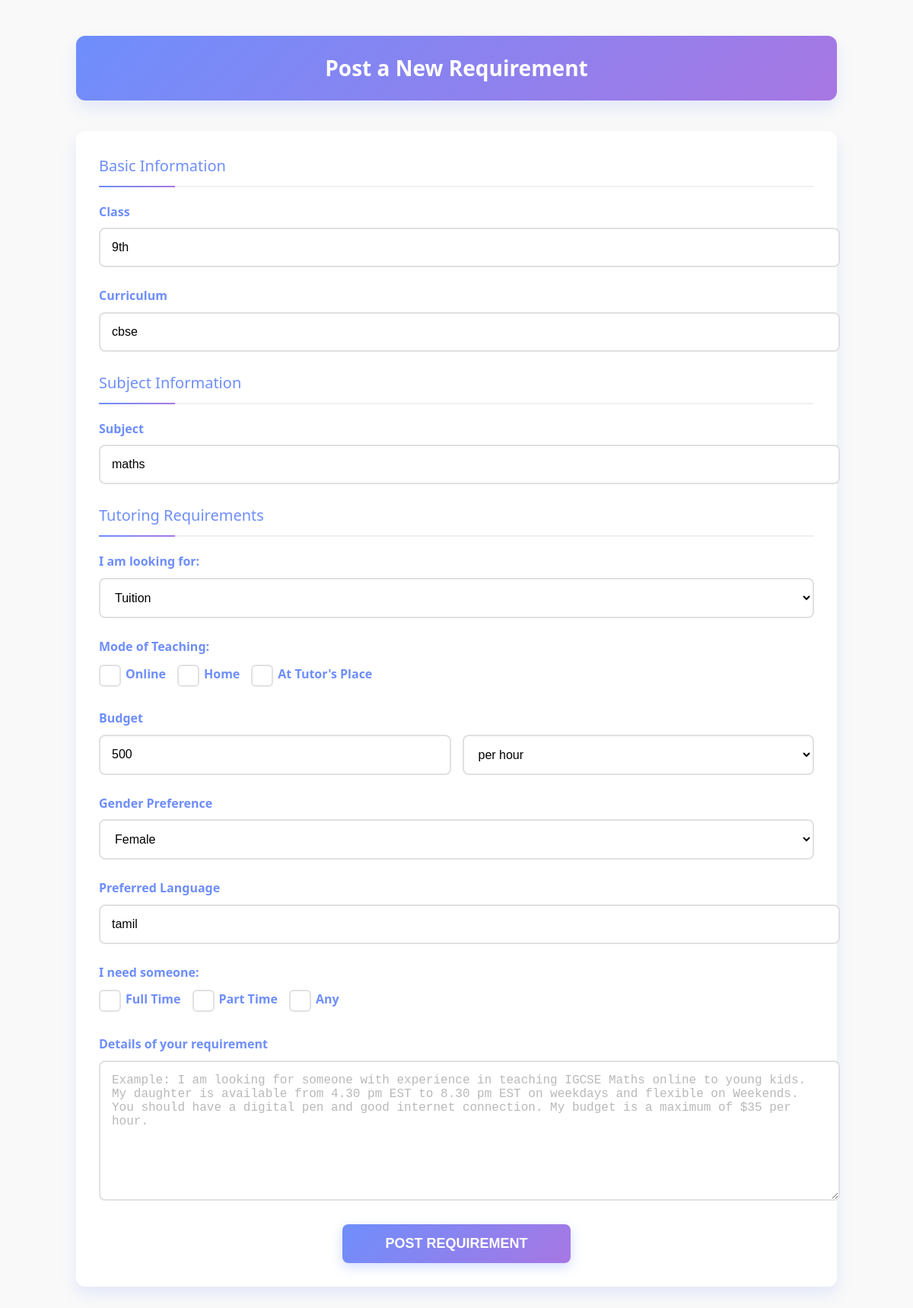
Page /student_update/ipcsbde@gmail.com/96 on the committed database.
### kovai_app/models.py (models this page shows)
class Requestpost(models.Model):
    email = models.EmailField(null=True, blank=True)
    classes = models.CharField(max_length=225, null=True, blank=True)
    curriculum= models.CharField(max_length=20,  null=True, blank=True)
    dyr = models.TextField(verbose_name="Details of your requirement",null=True, blank=True)
    dates = models.DateTimeField(default=timezone.now)
    subject = models.CharField(max_length=255,null=False, blank=False)
    two_subject = models.CharField(max_length=255, null=True, blank=True)
    three_subject = models.CharField(max_length=255, null=True, blank=True)
    four_subject = models.CharField(max_length=255, null=True, blank=True)
    five_subject = models.CharField(max_length=255, null=True, blank=True)
    i_want = models.CharField(max_length=50, choices=[
        ("tutoring", "Tutoring"),
        ("assignment_help", "Assignment Help")
    ],null=False, blank=False)
    imagess = models.ImageField(upload_to='images/',null=True,blank=True)
    meeting_option = models.CharField(max_length=255, null=True,blank=True)
    budget = models.CharField(max_length=255)
    budget_need = models.CharField(max_length=50, choices=[
        ("per_hour", "per hour"),
        ("per_day", "per day"),
        ("per_week", "per week"),
        ("per_month", "per month")
    ])
    language = models.CharField(max_length=255,null=True, blank=True)
    need = models.CharField(max_length=10, choices=[
        ("part_time", "Part time"),
        ("full_time", "Full time")
    ] ,null=False, blank=False)
    gender = models.CharField(max_length=10, choices=[
        ("male", "Male"),
        ("female", "Female"),
        ("both", "Both")
    ],null=True,blank=True)
    location = models.CharField(max_length=255,null=True,blank=True)
    profile_photo = models.ImageField(upload_to=upload_to_stu,null=True)
    filename=models.CharField(max_length=200,  null=True, blank=True)
    coin=models.IntegerField(null=True, blank=True)
    count=models.IntegerField(null=True, blank=True)

### kovai_app/views.py (the view, shortened to what this page needs)
# urls.py: path('student_update/<email>/<int:id>',views.student_update, name='student_update'),
def student_update(request,email,id):
    post = Requestpost.objects.get(id=id)
    student = TutorRequest.objects.filter(email=email).first()
    return render(request,"stu_edit.html",{"all":post,"post":student})

### kovai_app/templates/stu_edit.html (shortened to what this page needs)
    {% load static %}
<!DOCTYPE html>
<html lang="en">
<head>
    {% load static %}
    <link rel="stylesheet" href="https://cdnjs.cloudflare.com/ajax/libs/font-awesome/6.4.0/css/all.min.css">
</head>
<body>
    <div class="container">
        <div class="header_addpost">
            <h1>Post a New Requirement</h1>
        </div>
        <form action="/student_update/{{post.email}}/{{all.id}}" method="POST" id="requirementForm" onsubmit="return validation()" enctype="multipart/form-data" class="form-container_addpost">
            <div class="form-section-title">Basic Information</div>
            <div class="form-group_addpost">
                <label for="classes">Class</label>
                <input type="text" class="form-control_addpost"   value="{{all.classes}}" name="classes" id="classes" required>
            </div>
            <div class="form-group_addpost">
                <label for="curriculum">Curriculum</label>
                <input type="text" class="form-control_addpost"  name="curriculum"  value="{{all.curriculum}}" id="curriculum" placeholder="State board, CBSE, ICSE, IGCSE, IB...">
            </div>
            <div class="form-section-title">Subject Information</div>
            <div class="form-group_addpost">
                <label for="subject">Subject</label>
                <input type="text" class="form-control_addpost" id="subject" name="subject" placeholder="e.g., Maths, Python" value="{{all.subject}}" required>
            </div>
            <div class="form-section-title">Tutoring Requirements</div>
            <div class="form-group_addpost">
                <label for="i_want">I am looking for:</label>
                <select class="form-control_addpost" id="i_want" name="i_want">
                    <option value="Tutoring">Tuition</option>
                </select>
            </div>
            <div class="form-group_addpost">
                <label>Mode of Teaching:</label>
                <div class="checkbox-group_addpost">
                    <label class="checkbox-label_addpost">
                        <span class="checkmark_addpost"></span>
                        Online
                    </label>
                    <label class="checkbox-label_addpost">
                        <span class="checkmark_addpost"></span>
                        Home
                    </label>
                    <label class="checkbox-label_addpost">
                        <span class="checkmark_addpost"></span>
                        At Tutor's Place
                    </label>
                </div>
            </div>
            <div class="form-group_addpost">
                <label for="budget">Budget</label>
                <div class="budget-container_addpost">
                    <input type="text" class="form-control_addpost" id="budget" name="budget"    value="{{ all.budget }}" placeholder="INR" required>
                    <select class="form-control_addpost" name="budget_need">
                        <option value="per hour" {% if all.budget_need == "per hour" %}selected{% endif %}>per hour</option>
                    </select>
                </div>
            </div>
            <div class="form-group_addpost">
                <label for="gender">Gender Preference</label>
                <select class="form-control_addpost" id="gender" name="gender">
                    <option value="female" {% if all.gender == "female" %}selected{% endif %}>Female</option>
                </select>
            </div>
            <div class="form-group_addpost">
                <label for="language">Preferred Language</label>
                <input type="text" value="{{ all.language }}"  class="form-control_addpost" id="language" name="language" placeholder="I can communicate with the tutor in (languages)" required>
            </div>
            <div class="form-group_addpost">
                <label for="need">I need someone:</label>
                <div class="checkbox-group_addpost">
                    <label class="checkbox-label_addpost">
                        <span class="checkmark_addpost"></span>
                        Full Time
                    </label>
                    <label class="checkbox-label_addpost">
                        <span class="checkmark_addpost"></span>
                        Part Time
                    </label>
                    <label class="checkbox-label_addpost">
                        <span class="checkmark_addpost"></span>
                        Any
                    </label>
                </div>
            </div>
            <div class="form-group_addpost">
                <label for="dyr">Details of your requirement</label>
                <textarea class="form-control_addpost" id="dyr" name="dyr" value="{{all.dyr}}" placeholder="Example: I am looking for someone with experience in teaching IGCSE Maths online to young kids. My daughter is available from 4.30 pm EST to 8.30 pm EST on weekdays and flexible on Weekends. You should have a digital pen and good internet connection. My budget is a maximum of $35 per hour." required></textarea>
            </div>
            <button type="submit" class="submit-btn_addpost">
                POST REQUIREMENT
            </button>
        </form>
    </div>
</body>
</html>

### kovai_app/templates/stu_edit.html (style rules this page uses)
:root { --primary-gradient: linear-gradient(135deg, #6e8efb, #a777e3); --text-color: #4a4a4a; --border-radius: 12px; --box-shadow: 0 10px 20px rgba(110, 142, 251, 0.15); --transition: all 0.3s ease; --input-bg: rgba(255, 255, 255, 0.9); }
body { background-color: #f9f9f9; color: var(--text-color); line-height: 1.6; font-family: 'Segoe UI', Tahoma, Geneva, Verdana, sans-serif; }
.container { max-width: 1000px; margin: 0 auto; padding: 20px; }
.header_addpost { text-align: center; margin-bottom: 40px; opacity: 0; }
.header_addpost h1 { background: var(--primary-gradient); color: white; padding: 20px; border-radius: var(--border-radius); box-shadow: var(--box-shadow); font-size: 28px; margin-bottom: 15px; position: relative; overflow: hidden; }
.header_addpost h1::after { content: ''; position: absolute; width: 100%; height: 100%; top: 0; left: 0; background: linear-gradient(90deg, transparent, rgba(255, 255, 255, 0.2), transparent); transform: translateX(-100%); }
.form-container_addpost { background: white; border-radius: var(--border-radius); box-shadow: var(--box-shadow); padding: 30px; margin-bottom: 30px; opacity: 0; transform: translateY(20px); }
.form-group_addpost { margin-bottom: 25px; position: relative; }
.form-group_addpost label { display: block; margin-bottom: 8px; font-weight: 600; color: #6e8efb; transition: var(--transition); }
.form-control_addpost { width: 100%; padding: 15px; border: 2px solid #e1e1e1; border-radius: 8px; font-size: 16px; background: var(--input-bg); transition: var(--transition); outline: none; }
.form-control_addpost::placeholder { color: #b9b9b9; }
.budget-container_addpost { display: flex; gap: 15px; }
.budget-container_addpost .form-control_addpost { flex: 1; }
.checkbox-group_addpost { display: flex; flex-wrap: wrap; gap: 15px; margin-top: 10px; }
.checkbox-label_addpost { display: flex; align-items: center; cursor: pointer; user-select: none; position: relative; padding-left: 35px; transition: var(--transition); }
.checkmark_addpost { position: absolute; top: 0; left: 0; height: 25px; width: 25px; background-color: var(--input-bg); border: 2px solid #e1e1e1; border-radius: 6px; transition: var(--transition); }
.checkmark_addpost:after { content: ""; position: absolute; display: none; left: 9px; top: 5px; width: 5px; height: 10px; border: solid white; border-width: 0 2px 2px 0; transform: rotate(45deg); }
.submit-btn_addpost { background: var(--primary-gradient); color: white; border: none; padding: 15px 40px; font-size: 18px; border-radius: 8px; cursor: pointer; display: block; width: 100%; max-width: 300px; margin: 0 auto; transition: var(--transition); font-weight: 600; position: relative; overflow: hidden; box-shadow: 0 5px 15px rgba(110, 142, 251, 0.3); }
.submit-btn_addpost::after { content: ''; position: absolute; width: 100%; height: 100%; top: 0; left: 0; background: linear-gradient(90deg, transparent, rgba(255, 255, 255, 0.2), transparent); transform: translateX(-100%); }
textarea.form-control_addpost { min-height: 150px; resize: vertical; }
.form-section-title { font-size: 20px; margin-bottom: 20px; padding-bottom: 10px; border-bottom: 2px solid #f0f0f0; color: #6e8efb; position: relative; }
.form-section-title::after { content: ''; position: absolute; bottom: -2px; left: 0; width: 100px; height: 2px; background: var(--primary-gradient); }

### rows in the picture
Requestpost: classes "9th", curriculum "cbse", subject "maths", budget "500", budget_need "per hour", gender "Female", language "tamil"
